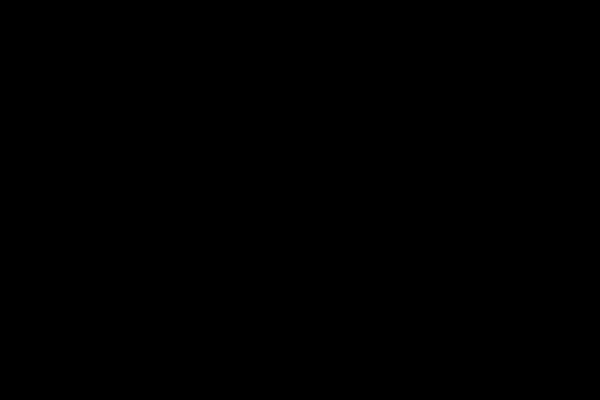
Frame 1 (no input)
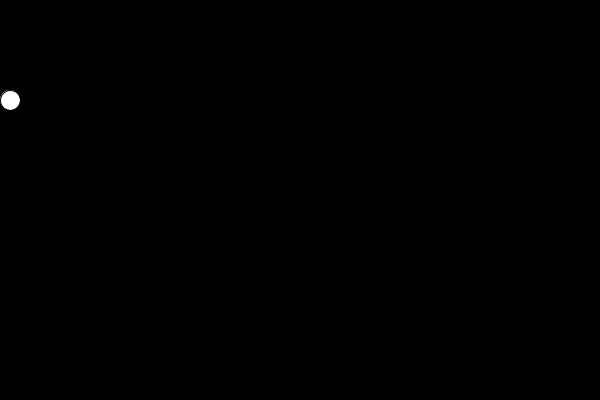
Frame 60 (the mouse pressed at the canvas centre just before this capture)
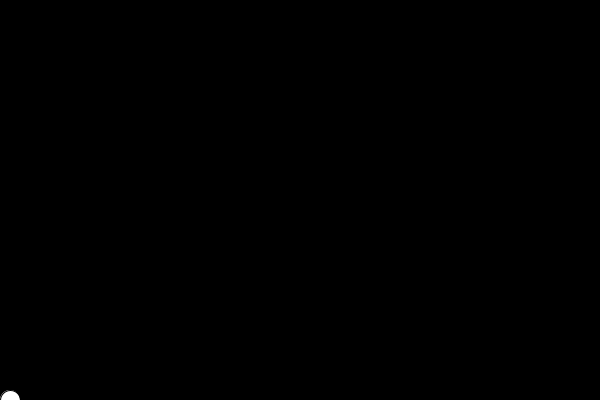
Frame 120 (the mouse held since frame 60 and released just before this capture)

The Processing sketch that drew these frames (run headless with seeded random() and noise(); from frame 60 on, the mouse is pressed at the canvas centre):

// Processing sketch: processing_50557
// ── processing_50557.pde

int x;
int y;
int directionx;
int directiony;

//runs once
void setup(){
  size(600,400);
  smooth();
  x=10;
  y=-200;
  directionx=0;
  directiony=5;
}

//runs every frame
void draw(){
  background(0);
  x+=directionx;
  y+=directiony;
  if(x<1){
    directionx=0;
  }
  if(y>400){
    directiony=-5;
  }
  if(y>400){
    directionx=3;
  }
  if(y<300){
    directiony=5;
  }
  ellipse(x,y,20,20);
}
